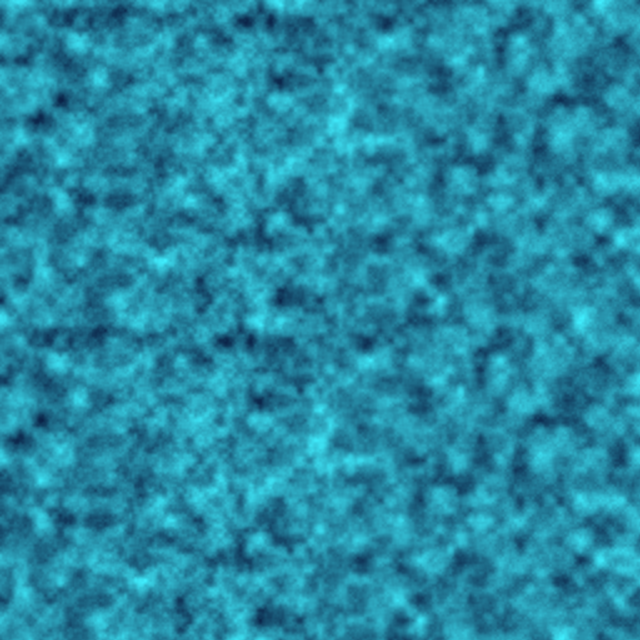
Frame 1 (no input)
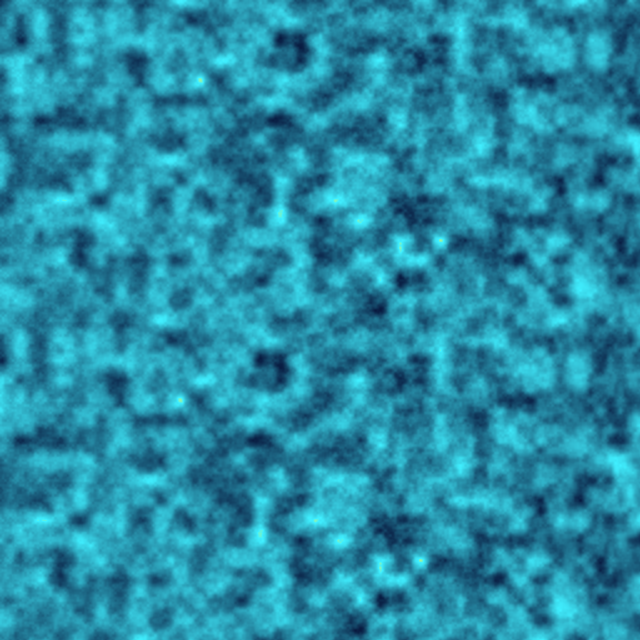
Frame 60 (the mouse pressed at the canvas centre just before this capture)
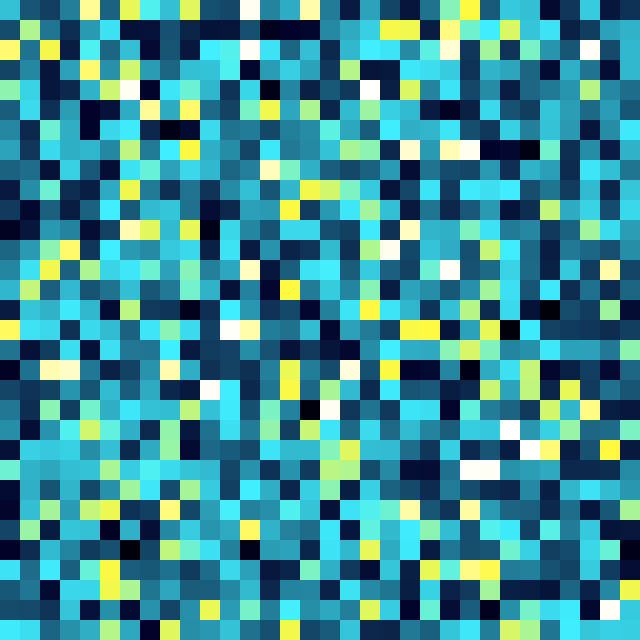
Frame 120 (the mouse held since frame 60 and released just before this capture)

The Processing sketch that drew these frames (run headless with seeded random() and noise(); from frame 60 on, the mouse is pressed at the canvas centre):

// Processing sketch: processing_68223
// ── processing_68223.pde

int gs = 20;
color [][] grid = new color[32][32];

void setup () {
  size(640,640);
  scheme = new ArrayList();
  scheme.add(new colorIndex( 0, #010109));
  scheme.add(new colorIndex( 0.02, #02022A));
  scheme.add(new colorIndex(.8, #40EFFF));
  scheme.add(new colorIndex( .94, #FFF940));
  scheme.add(new colorIndex( .98, #FFFEEE));
  scheme.add(new colorIndex( 1, #FFFFFF));
  make();
  //gradient(1, scheme); exit();
}

void draw () {
  loadPixels();
  if (mousePressed) {
    for (int x=0; x<grid.length; x++) {
      for (int y=0; y<grid[x].length; y++) {
        px(x,y, grid[x][y]);
      }
    }
  }else {
    for (int x=0; x<width; x++) {
      for (int y=0; y<height; y++) {
        pixels[x+y*width] = gradient(noise((y)/20.0,x/20.0,millis()/500.0), scheme);
      }
    }
  }
  updatePixels();
}
void px (int x, int y, color c) {
  x*=gs; y*=gs;
  for (int dx=0; dx<gs; dx++) {
    for (int dy=0; dy<gs; dy++) {
      pixels[(x+dx)+(y+dy)*width] = c;
    }
  }
}
void make () {
  for (int x=0; x<grid.length; x++) {
    for (int y=0; y<grid[x].length; y++) {
      grid[x][y] = gradient(random(0,1), scheme);
    }
  }
}
//gradient 0 = #FFFF
//gradient 0.123 = #asdasd
//gradient 1 = #asdasd
ArrayList scheme;
color gradient (float t, ArrayList colors){
  t = constrain(t, 0, 1);
  color c1=#000000, c2=#000000; float lv=1, hv=0;
  for (int i=0; i<colors.size(); i++) {
    colorIndex value = (colorIndex) colors.get(i);
    if (value.index < lv) {
      c1 = value.c;
      lv = value.index;
    }
    if (value.index > hv) {
      c2 = value.c;
      hv = value.index;
    }
  }
  lv=0; hv=1;
  for (int i=0; i<colors.size(); i++) {
    colorIndex value = (colorIndex) colors.get(i);
    if (value.index >= lv && value.index < t) {
      c1 = value.c;
      lv = value.index;
    }
    if (value.index <= hv && value.index > t) {
      c2 = value.c;
      hv = value.index;
    }
  }
  float dv = hv-lv;
  t = (t-lv)/dv;
  //println(t + ", " + lv + ", " + hv );
  return lerpColor(c1,c2,t);
}
class colorIndex {
  float index; color c;
  colorIndex (float index, color c) {
    this.c=c;this.index=index;
  }
}
